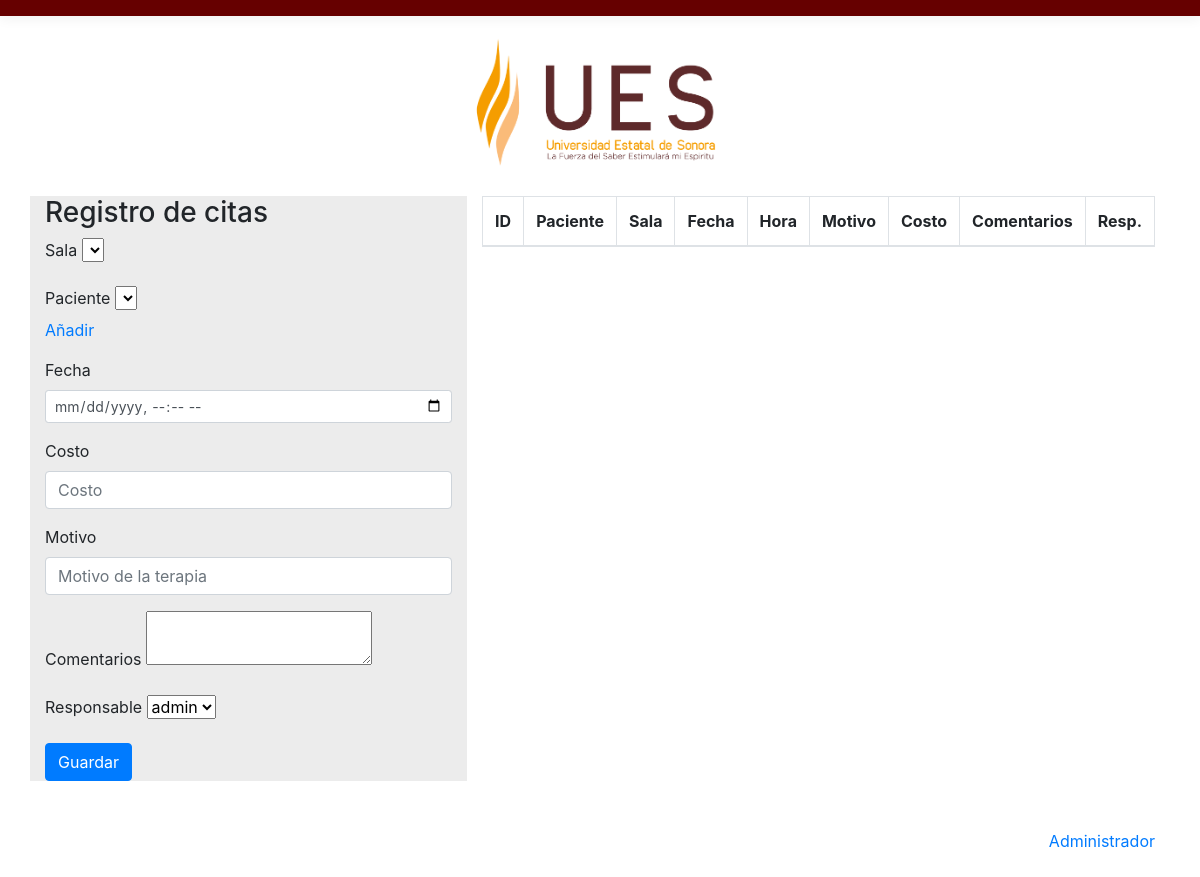
The app's page /citas, older data.
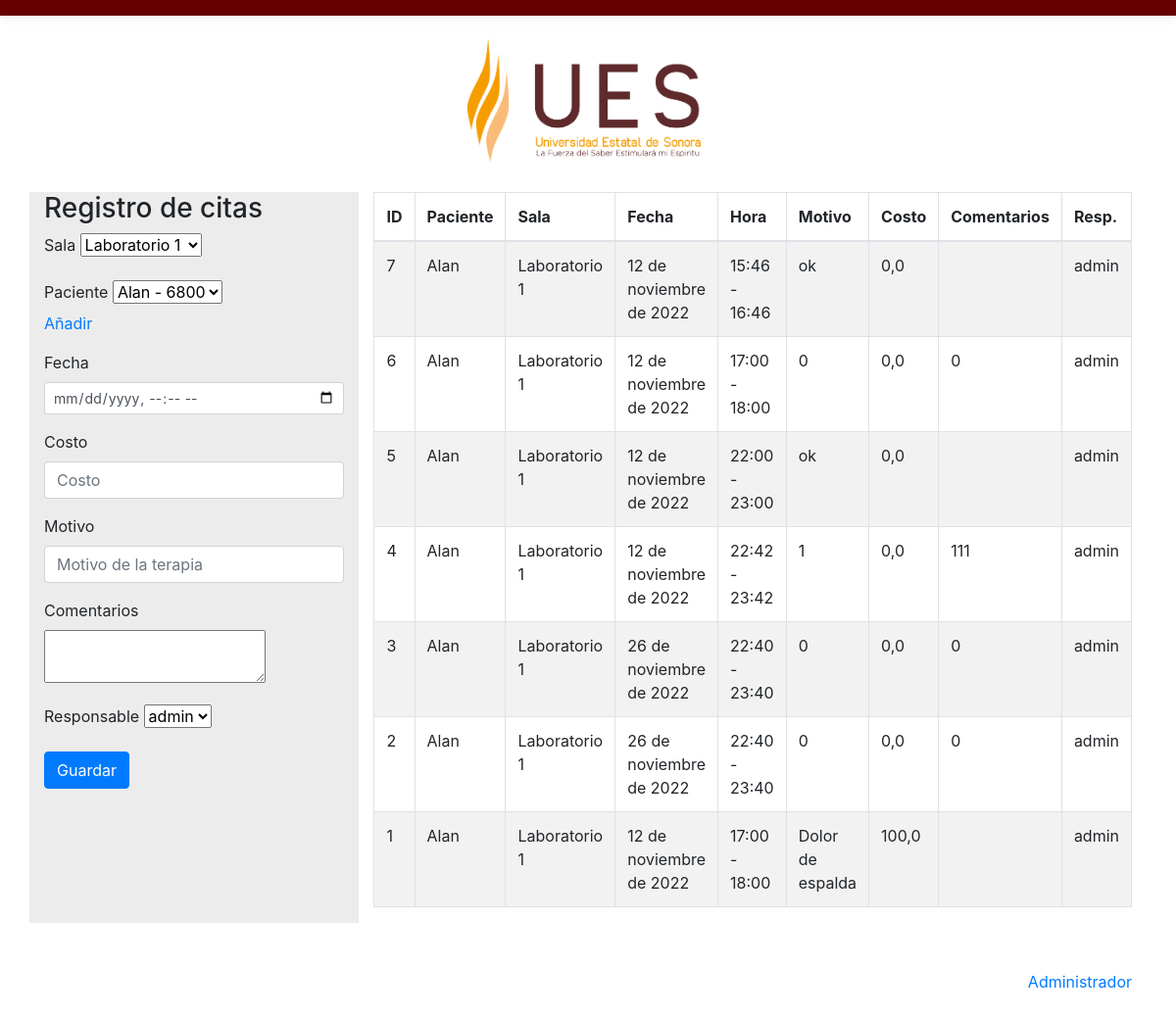
The same page, newer data.
### fisioterapias/models.py (models this page shows, shortened)
class Cita(models.Model):
    paciente = models.ForeignKey(Paciente, on_delete=models.CASCADE, blank=False)
    aula = models.ForeignKey(Aula, on_delete=models.CASCADE, blank=False)
    motivo = models.CharField(max_length=200, blank=False)
    fecha = models.DateField(blank=False)
    hora_inicio = models.TimeField(blank=False)
    hora_cierre = models.TimeField(blank=False)
    cumplio = models.BooleanField(default='0')
    costo = models.FloatField(blank=True)
    comentarios = models.CharField(max_length=240, blank=True)
    responsable = models.ForeignKey(User, on_delete=models.CASCADE, blank=False)

class Paciente(models.Model):
    nombre = models.CharField(max_length=200, blank=False)
    procedencia = models.ForeignKey(Procedencia, on_delete=models.CASCADE, blank=True)
    expediente = models.CharField(max_length=200, blank=True)
    programaeducativo = models.ForeignKey(ProgramaEducativo, on_delete=models.CASCADE, blank=True)

class Aula(models.Model):
    nombre = models.CharField(max_length=200, blank=False)

### fisioterapias/views.py (the view)
# urls.py: path("citas", views.citas, name="Citas"),
def citas(request):
    citas = Cita.objects.all().order_by('-id')
    aulas = Aula.objects.all()
    programaseducativos = ProgramaEducativo.objects.all()
    procedencias = Procedencia.objects.all()
    responsables = User.objects.all()
    pacientes = Paciente.objects.all()
    context = {
        "citas": citas,
        "aulas": aulas,
        "responsables": responsables,
        "pacientes": pacientes,
        "programaseducativos": programaseducativos,
        "procedencias": procedencias
    }
    return render(request, "citas.html", context)

### fisioterapias/templates/citas.html (shortened to what this page needs)
{% extends "base2.html" %}
{% load static %}
{% block content %}
<div class="container">
    <div class="row">
        <div class="col" style="background-color: rgb(236, 236, 236)">
            <form id="form1">
                <h3>Registro de citas</h3>
                <div class="form-group">
                    <label>Sala</label>
                    <select id="id_aula" required>
                    {% for aula in aulas %}
                        <option value="{{ aula.id }}"> {{ aula.nombre }}</option>
                    {% endfor %}
                    </select>
                </div>
                <div class="form-group">
                  <label>Paciente</label>
                  <select id="id_paciente" required>
                    {% for paciente in pacientes %}
                    <option value="{{ paciente.id }}"> {{ paciente.nombre }} -  {{ paciente.expediente }}</option>
                    {% endfor %}
                  </select>   <p><a href="#ex1" rel="modal:open">Añadir</a></p>
                </div>
                <div class="form-group">
                    <label>Fecha</label>
                    <input type="datetime-local" class="form-control form-control-sm" id="fecha" required>
                  </div>
                  <div class="form-group">
                    <label>Costo</label>
                    <input type="number" class="form-control" id="costo" placeholder="Costo" required>
                  </div>
                  <div class="form-group">
                    <label>Motivo</label>
                    <input type="text" class="form-control" id="motivo" placeholder="Motivo de la terapia" required>
                  </div>
                  <div class="form-group">
                    <label>Comentarios</label>
                    <textarea id="comentarios"></textarea>
                  </div>
                  <div class="form-group">
                    <label>Responsable</label>
                    <select id="responsable" required>
                        {% for responsable in responsables %}
                        <option value="{{ responsable.id }}"> {{ responsable.username }}</option>
                        {% endfor %}
                    </select>
                  </div>
                <button type="submit" id="Guardar" class="btn btn-primary">Guardar</button>
              </form>
        </div>
        <div class="col">
            <table id="example" class="table table-striped table-bordered" style="width:100%">
                <thead>
                    <tr>
                        <th>ID</th>
                        <th>Paciente</th>
                        <th>Sala</th>
                        <th>Fecha</th>
                        <th>Hora</th>
                        <th>Motivo</th>
                        <th>Costo</th>
                        <th>Comentarios</th>
                        <th>Resp.</th>
                    </tr>
                </thead>
                <tbody>
                    {% for cita in citas %}
                   <tr>
                        <td>{{ cita.id }} </td>
                        <td>{{ cita.paciente.nombre }} </td>
                        <td>{{ cita.aula.nombre }} </td>
                        <td>{{ cita.fecha }} </td>
                        <td>{{ cita.hora_inicio }} - {{ cita.hora_cierre }} </td>
                        <td>{{ cita.motivo }} </td>
                        <td>{{ cita.costo }} </td>
                        <td>{{ cita.comentarios }} </td>
                        <td>{{ cita.responsable }} </td>
                    </tr>
                    {% endfor %}
            </table>
        </div>
    </div>
</div>
{% endblock %}

Row changes from the older to the newer data that the page shows:
added Cita: id "7", paciente.nombre "Alan", aula.nombre "Laboratorio 1", fecha "12 de noviembre de 2022", hora_inicio "15:46", hora_cierre "16:46", motivo "ok", costo "0,0", responsable "admin"
added Cita: id "6", paciente.nombre "Alan", aula.nombre "Laboratorio 1", fecha "12 de noviembre de 2022", hora_inicio "17:00", hora_cierre "18:00", motivo "0", costo "0,0", comentarios "0", responsable "admin"
added Cita: id "5", paciente.nombre "Alan", aula.nombre "Laboratorio 1", fecha "12 de noviembre de 2022", hora_inicio "22:00", hora_cierre "23:00", motivo "ok", costo "0,0", responsable "admin"
added Cita: id "4", paciente.nombre "Alan", aula.nombre "Laboratorio 1", fecha "12 de noviembre de 2022", hora_inicio "22:42", hora_cierre "23:42", motivo "1", costo "0,0", comentarios "111", responsable "admin"
added Cita: id "3", paciente.nombre "Alan", aula.nombre "Laboratorio 1", fecha "26 de noviembre de 2022", hora_inicio "22:40", hora_cierre "23:40", motivo "0", costo "0,0", comentarios "0", responsable "admin"
added Cita: id "2", paciente.nombre "Alan", aula.nombre "Laboratorio 1", fecha "26 de noviembre de 2022", hora_inicio "22:40", hora_cierre "23:40", motivo "0", costo "0,0", comentarios "0", responsable "admin"
added Cita: id "1", paciente.nombre "Alan", aula.nombre "Laboratorio 1", fecha "12 de noviembre de 2022", hora_inicio "17:00", hora_cierre "18:00", motivo "Dolor de espalda", costo "100,0", responsable "admin"
Text that changed along with them:
form field value: (not shown) → "Laboratorio 1"
form field value: (not shown) → "Alan - 6800"
